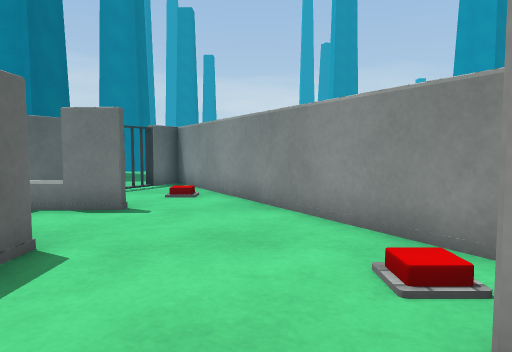
[1] (above)

17 first-person views from a walk through a 3-D level made in the Unity game engine. The camera is 0.64 m above the floor, tilts 4° down and sees 70° across. The floor is counted in squares, 0.5 m on a side. Each view is taken from the middle of a square. On the plan, view 1 faces up. The plan holds only what a view shows up to about 15 squares ahead; the rest is blank. The place goes on beyond the plan. The player is left out. Surface patterns are stand-ins for the level's own textures.

[2]
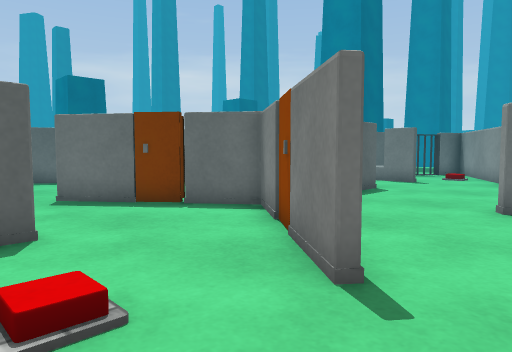

[3]
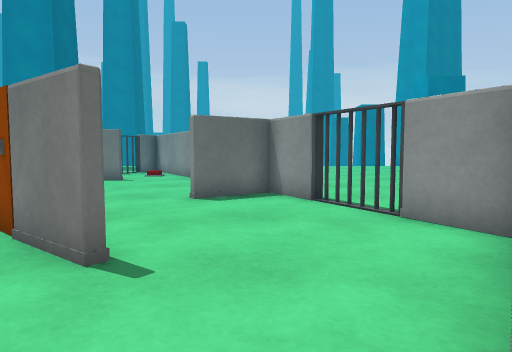

[4]
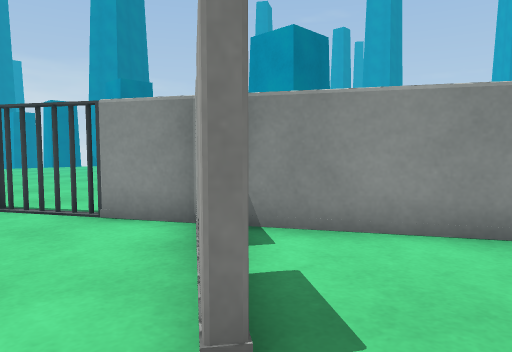

[5]
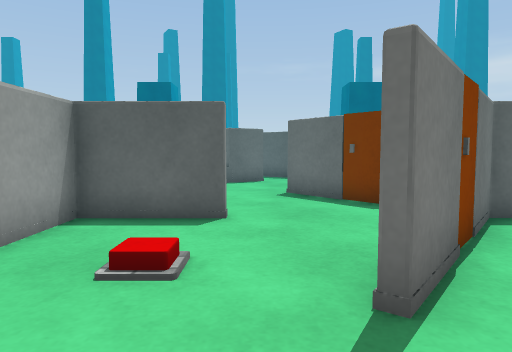

[6]
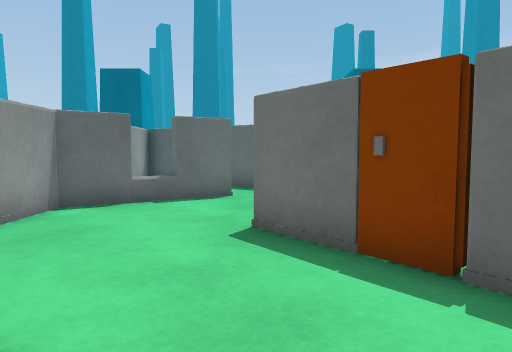

[7]
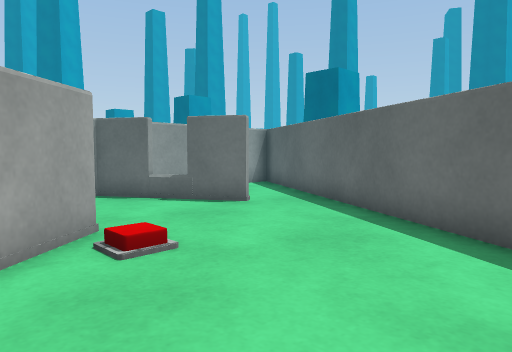

[8]
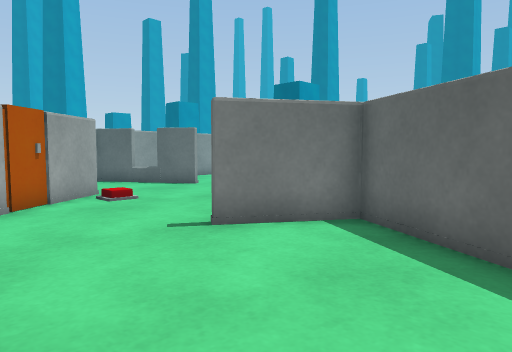

[9]
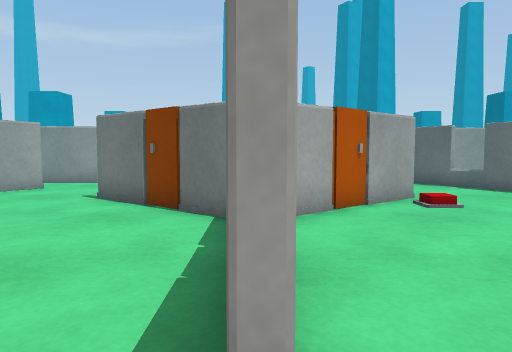

[10]
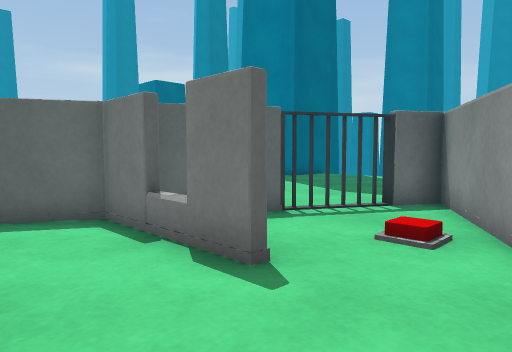

[11]
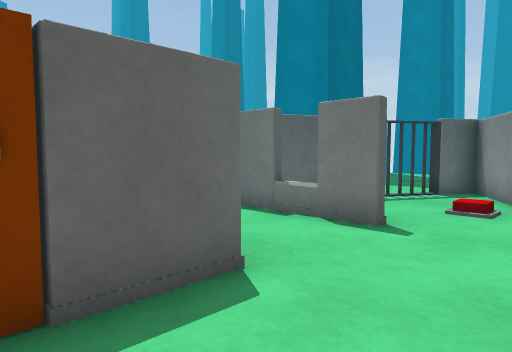

[12]
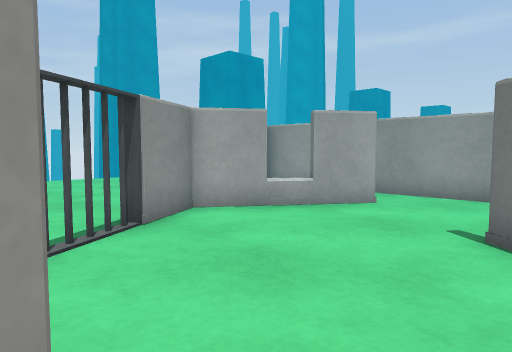

[13]
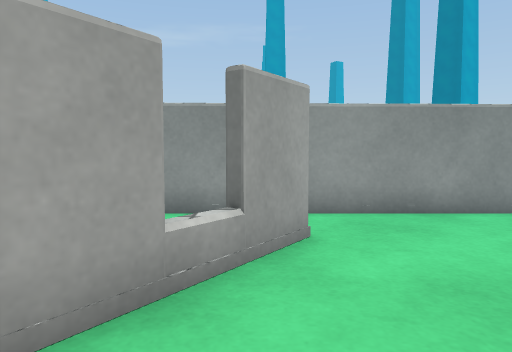

[14]
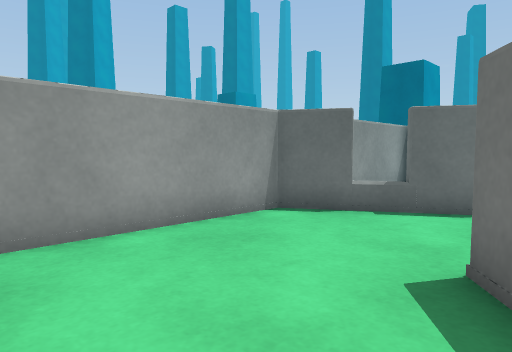

[15]
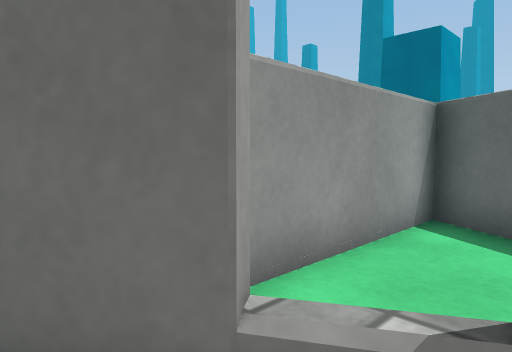

[16]
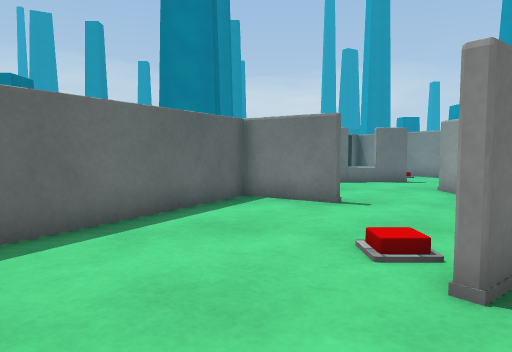

[17]
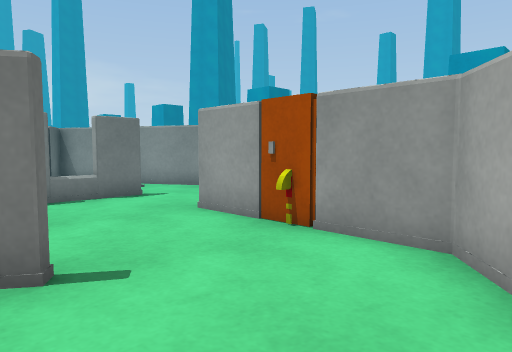

### Floor plan
Points are (right, up) in squares from view 1. A wall is a line through its corners. A room is listed if a view was taken in it or the views show most of it. See-through windows are left out.
Room 1 (views 1, 2, 3, 4, 5, 6, 7, 8, 9, 10, 11, 12, 13, 14, 15, 16, 17)
walls: (-3, -0.8) (-4.5, -2); (-1.5, -2) (-3.1, -0.7) (-3.1, 1.5); (-4.5, -1.7) (-3, -0.5) (-1.3, -1.8); (-2.9, 0) (-2.9, -0.6); (-5.5, -2.7) (-7.1, -4.1); (-0.4, -2.5) (1.3, -3.9); (-2.9, -5.5) (-2.9, -8.4) (9.9, -8.4); (-7.3, -3.8) (-5.6, -2.5); (1.2, -4.1) (-0.5, -2.8); (-3.1, 2.7) (-3.1, 4.7); (-7.1, 1.8) (-9.3, 3.3) (-16.1, -8.4) (-10.8, -8.4); (-2.9, 4.7) (-2.9, 2.7); (4.5, 1.2) (3.4, 3) (1.4, 1.6); (4.2, -6.3) (6.8, -2.8) (5.7, -1) (5.7, -0.6); (2.8, 4.1) (-3, 14.4) (-3.8, 13); (5, 0.8) (4.3, 1.4); (5.4, -0.5) (5.3, 0.1); (-11.3, -4.7) (-9.1, -8.4) (-3.9, -8.4); (-2.9, 7.8) (-6.8, 7.8) (-9.2, 3.6) (-6.9, 2.1); (-5, 11) (-6.3, 8.6); (9.2, -7) (7.2, -3.6); (-4.6, 12) (-4.7, 11.4); (-4.2, 12.6) (-4.3, 12.1); (-4.2, 12.6) (-4.6, 12.3)
ways out: gap at (-5, 12); gap at (5, 1)
objects: other object (-5, -3) to (-5, -2); other object (-3, 2); other object (-1, -3) to (-1, -2)

Where each view was taken, in squares from view 1:
view 1: 0 up, 0 right, facing up
view 2: 7 down, 3 right, facing up-left
view 3: 8 down, 3 right, facing up
view 4: 8 down, 3 right, facing up-right
view 5: 5 down, 4 right, facing left
view 6: 4 down, 1 left, facing left
view 7: 2 up, 5 left, facing down-left
view 8: 7 up, 3 left, facing down-left
view 9: 6 up, 3 left, facing down
view 10: 5 up, 0 right, facing up-left
view 11: 2 up, 0 right, facing up-left
view 12: 2 up, 0 right, facing down-right
view 13: 1 down, 5 right, facing down
view 14: 3 down, 3 left, facing down-left
view 15: 6 down, 9 left, facing down-left
view 16: 7 down, 9 left, facing up
view 17: 2 down, 8 left, facing up-right
